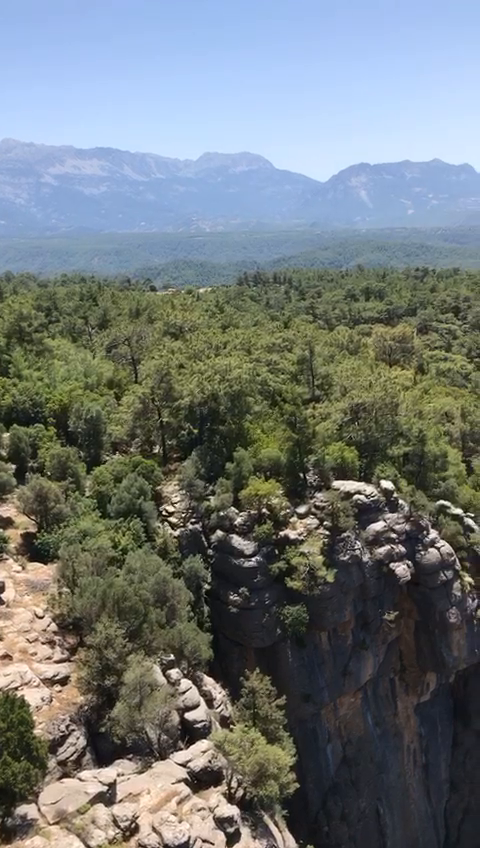
#> input picture frame 37 of Bolum_01_Giris/antalya.mp4, 480 x 848 px, given in place of dog.mp4, which was not available
$ jupyter execute 'c02_nesnelerin_izini_sürme.ipynb'
#> lines starting #> are read from the running program, lines starting #| are printed output that depends on the picture; after the words box and inside, x2 and y2 are one past the last pixel; in counts of white or black regions, pixels touching at a corner belong together; pictures that were not available may be replaced by others from this repository, and a replacement may not be noted
[cell 1]
import cv2
import numpy as np

[cell 2]
cap = cv2.VideoCapture("dog.mp4")
cap

[cell 3]
while True:
    _, frame = cap.read()
#> frame is the input picture: shape (848, 480, 3); mean B, G, R 120.6, 119.9, 113

    if _ == False:
        break

    #rgb renkler hsv'e dönüştürüldü
    hsv = cv2.cvtColor(frame, cv2.COLOR_BGR2HSV)
#> hsv: shape (848, 480, 3); mean H, S, V 66.4, 70.1, 135.8

    #hsv beyaz aralığı
    sensitivity = 15
    lower_white = np.array( [0, 0, 255-sensitivity] ) # hsv code for white
    upper_white = np.array( [255, sensitivity, 255])

    mask = cv2.inRange(hsv, lower_white, upper_white)
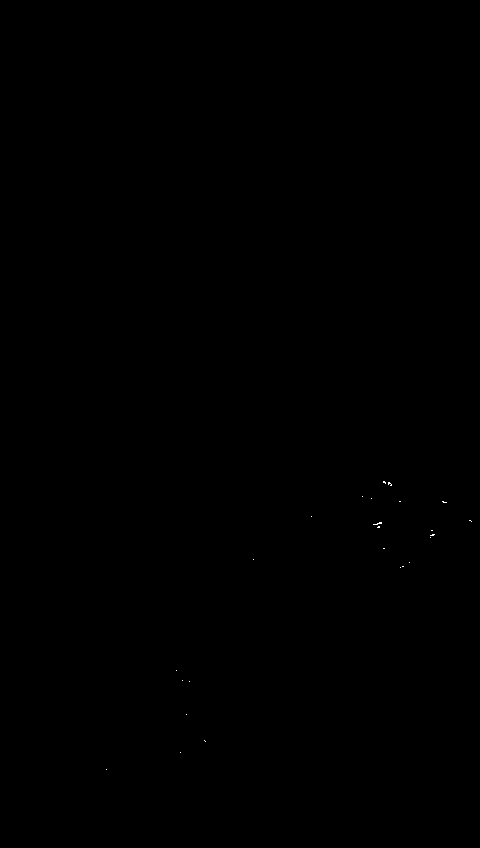
#> mask: shape (848, 480); 0.02% white in thin lines or dots, all inside (x1, y1, x2, y2) = (106, 481, 472, 770)
    res = cv2.bitwise_and(frame ,frame, mask=mask)

    cv2.imshow("frame", frame)
    cv2.imshow("mask", mask)
    cv2.imshow("res", res)

    if cv2.waitKey(1) & 0xFF == 27:
#> (key Esc is pressed here)
        break
cv2.destroyAllWindows()

[cell 4]
while True:
    _, frame = cap.read()
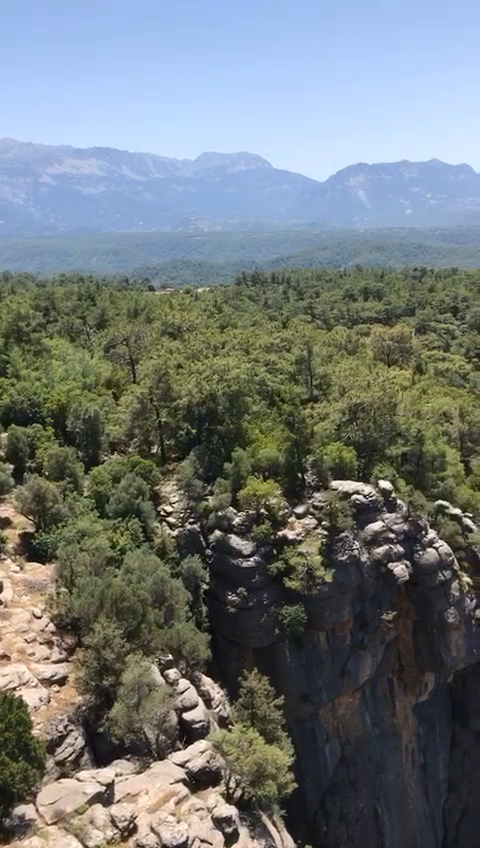
#> input picture frame 38 of Bolum_01_Giris/antalya.mp4, 480 x 848 px, given in place of dog.mp4, which was not available
#> frame is the input picture: shape (848, 480, 3); mean B, G, R 120.7, 120, 113.1

    if _ == False:
        break

    #rgb renkler hsv'e dönüştürüldü
    hsv = cv2.cvtColor(frame, cv2.COLOR_BGR2HSV)
#> hsv: shape (848, 480, 3); mean H, S, V 66.5, 69.9, 135.9

    #hsv beyaz aralığı
    sensitivity = 15
    lower_white = np.array( [0, 0, 128-sensitivity] ) # hsv code for white
    upper_white = np.array( [255, sensitivity, 255])

    mask = cv2.inRange(hsv, lower_white, upper_white)
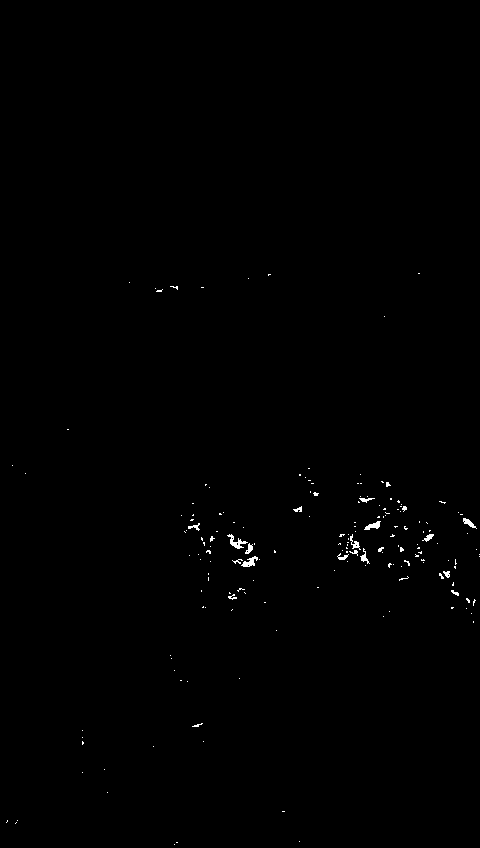
#> mask: shape (848, 480); 0.35% white in thin lines or dots, all inside (x1, y1, x2, y2) = (6, 273, 480, 845)
    res = cv2.bitwise_and(frame ,frame, mask=mask)

    cv2.imshow("frame", frame)
    cv2.imshow("mask", mask)
    cv2.imshow("res", res)

    if cv2.waitKey(1) & 0xFF == 27:
#> (key Esc is pressed here)
        break
cv2.destroyAllWindows()

$ run again, starting later in the video
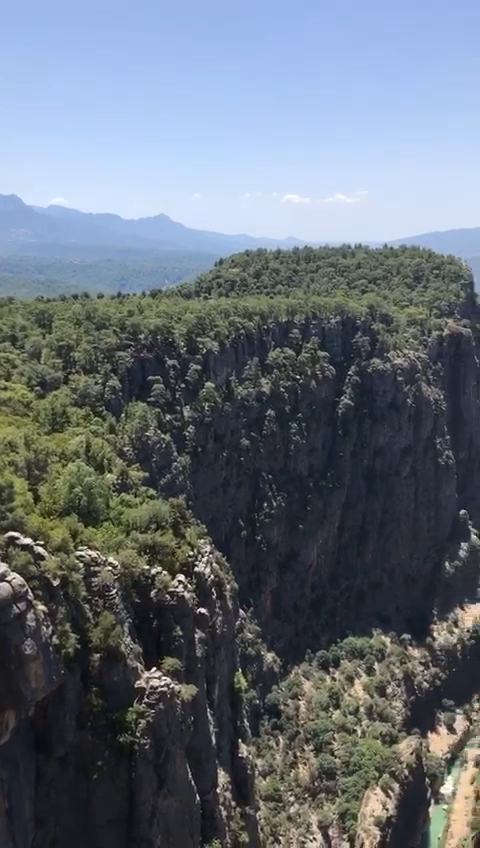
#> input picture frame 169 of Bolum_01_Giris/antalya.mp4, 480 x 848 px, given in place of dog.mp4, which was not available
#> frame is the input picture: shape (848, 480, 3); mean B, G, R 120.5, 110.5, 101.7
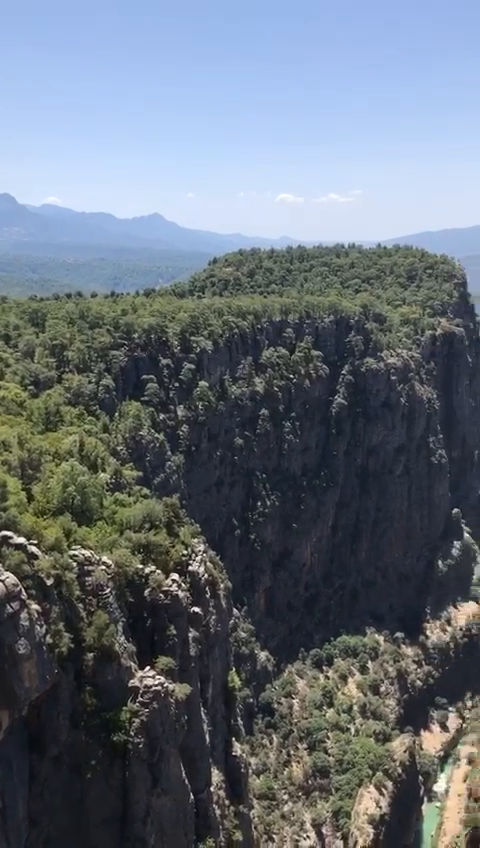
#> input picture frame 170 of Bolum_01_Giris/antalya.mp4, 480 x 848 px, given in place of dog.mp4, which was not available
#> frame is the input picture: shape (848, 480, 3); mean B, G, R 120.7, 110.5, 101.8
#> `res = cv2.bitwise_and(frame ,frame, mask=mask)`:
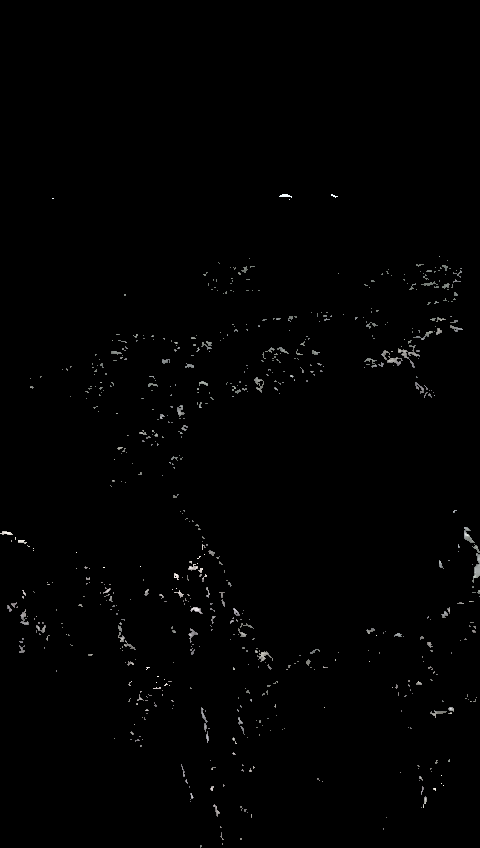
#> res: shape (848, 480, 3); mean B, G, R 1.7, 1.7, 1.7

$ run again, starting later in the video
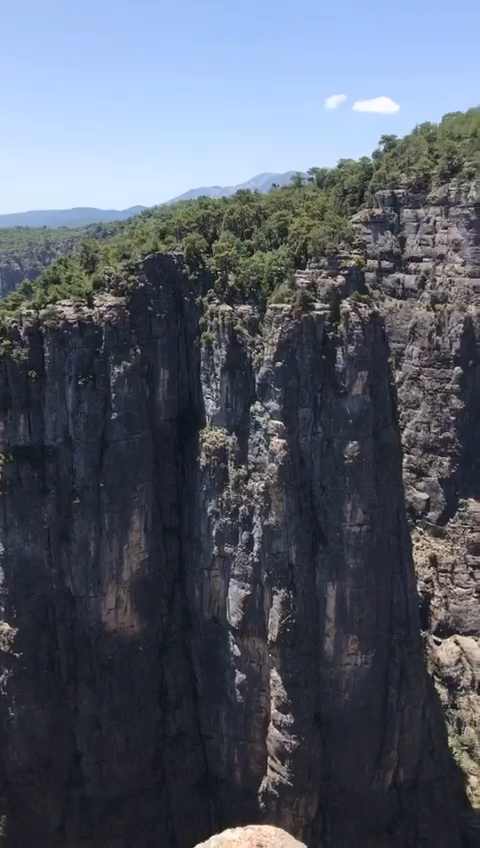
#> input picture frame 301 of Bolum_01_Giris/antalya.mp4, 480 x 848 px, given in place of dog.mp4, which was not available
#> frame is the input picture: shape (848, 480, 3); mean B, G, R 105.3, 92.3, 85.4
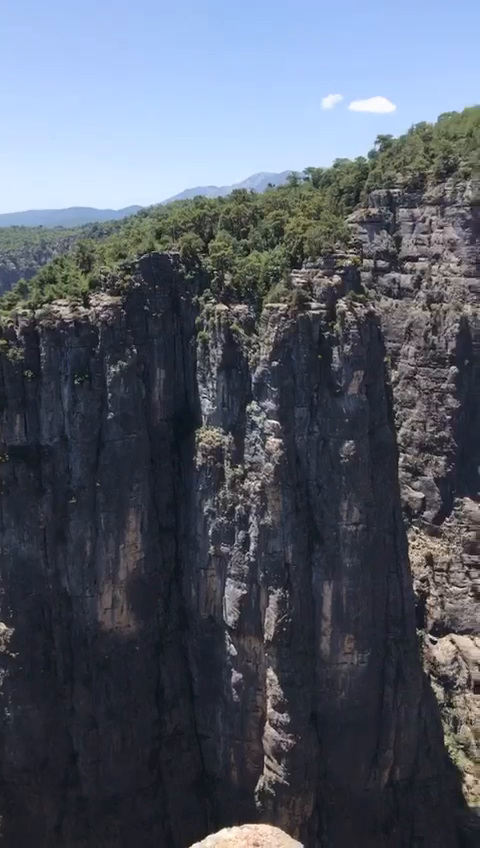
#> input picture frame 302 of Bolum_01_Giris/antalya.mp4, 480 x 848 px, given in place of dog.mp4, which was not available
#> frame is the input picture: shape (848, 480, 3); mean B, G, R 105.2, 92.2, 85.3
#> `res = cv2.bitwise_and(frame ,frame, mask=mask)`:
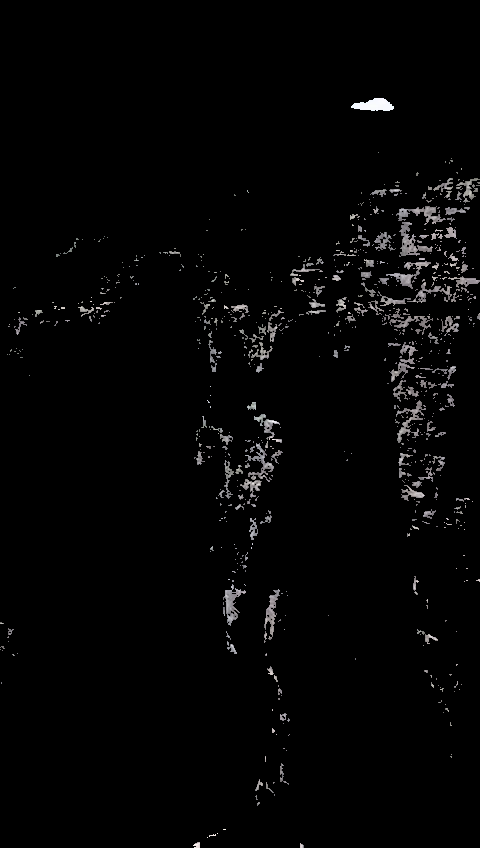
#> res: shape (848, 480, 3); mean B, G, R 4.5, 4.4, 4.5
